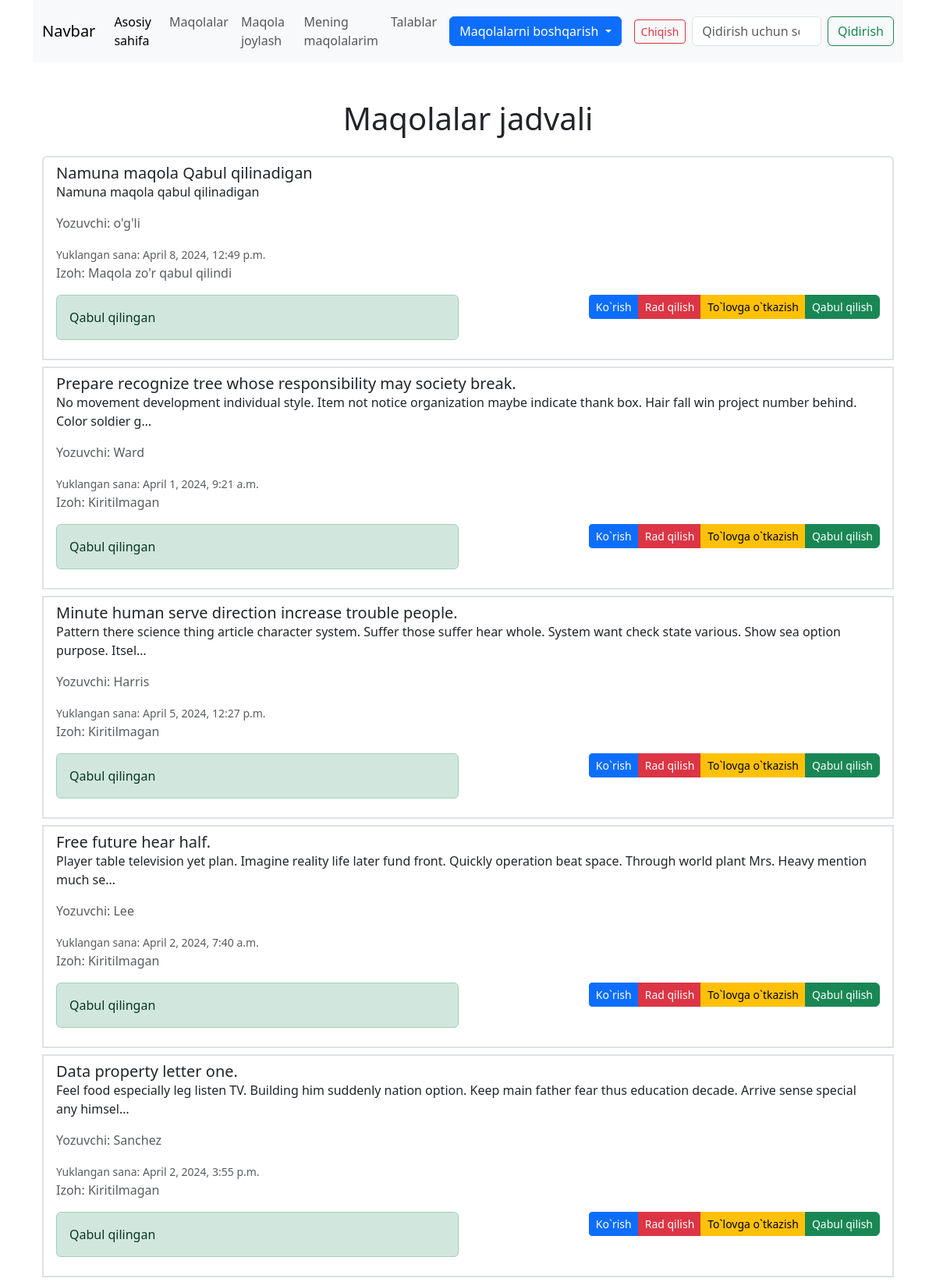
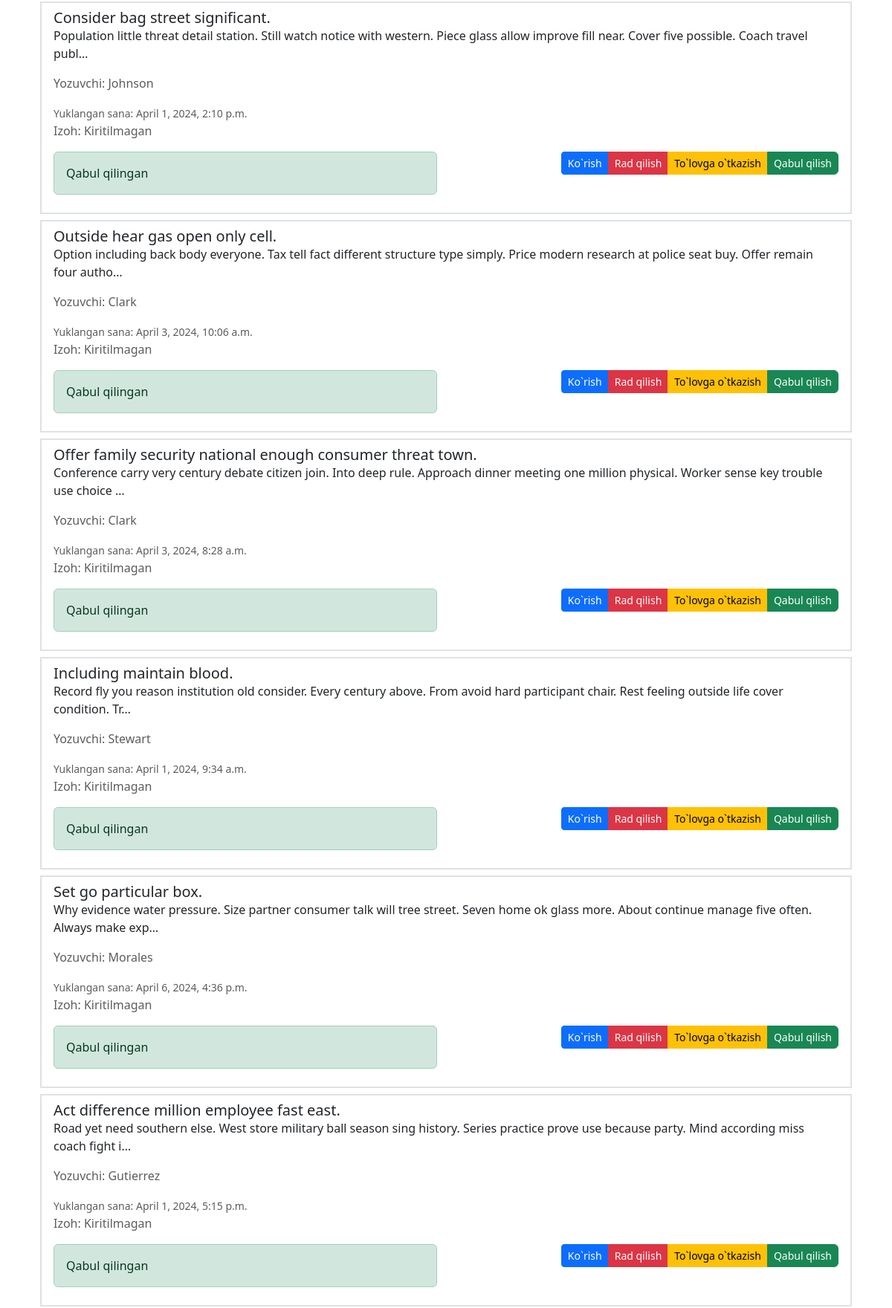
The page /staff/articles/accepted/ (signed in, upper part) on the database its author committed (2 pictures, top to bottom).
### articles/models.py (models this page shows, shortened)
class Article(models.Model):
    user = models.ForeignKey(User, on_delete=models.CASCADE)
    title = models.CharField(max_length=255)
    description = models.TextField()
    reason = models.TextField(default="Kiritilmagan")
    file_url = models.FileField(upload_to='article_files/')
    status = models.IntegerField(default=0)
    created_at = models.DateTimeField(auto_now_add=True)
    updated_at = models.DateTimeField(auto_now=True)

### accounts/models.py (models this page shows, shortened)
class User(AbstractUser):
    firstname = models.CharField(max_length=100)
    lastname = models.CharField(max_length=100)
    email = models.EmailField()
    institution = models.CharField(max_length=250)
    city = models.CharField(max_length=250)
    country = models.CharField(max_length=250)
    academic_degree = models.CharField(max_length=255)

### articles/staff_views.py (the view)
# urls.py: path('accepted/', views.accepted_articles, name='accepted_articles'),
@login_required
@staff_member_required
def accepted_articles(request):
    quarter_start, quarter_end = get_current_quarter()
    articles = Article.objects.filter(status=1, created_at__gte=quarter_start, created_at__lte=quarter_end).order_by('-id')
    paginator = Paginator(articles, 14)  # 14 articles per page
    page = request.GET.get('page')
    try:
        articles = paginator.page(page)
    except PageNotAnInteger:
        articles = paginator.page(1)
    except EmptyPage:
        articles = paginator.page(paginator.num_pages)
    return render(request, 'user/pages/articles/loaded.html',
                      {'articles': articles})

### articles/additional_functions.py (called while the page is built)
def get_current_quarter():
    today = timezone.now()
    quarter = (today.month - 1) // 3 + 1
    timezone_utc5 = pytz.timezone('Asia/Tashkent')
    quarter_start = timezone.datetime(today.year, (quarter - 1) * 3 + 1, 1, tzinfo=pytz.UTC).astimezone(timezone_utc5)
    quarter_end = quarter_start.replace(month=quarter_start.month + 3) - timezone.timedelta(days=1)
    return quarter_start, quarter_end

### templates/user/pages/articles/loaded.html (shortened to what this page needs)
{% extends 'user/master.html' %}
{% block content %}
<div class="container">
            <h1 class="text-center mt-5 mb-4">Maqolalar jadvali</h1>
            <ul class="list-group">
                {% for article in articles %}
                    <li class="list-group-item mb-2 border-2">
                        <div class="align-items-center">
                            <h5 class="mb-0">{{ article.title }}</h5>
                            <p>{{ article.description|truncatechars:150 }}</p>
                            <p class="text-muted">Yozuvchi: {{ article.user.lastname }}</p>
                            <small class="text-muted">Yuklangan sana: {{ article.created_at }}</small>
                            <p class="text-muted">Izoh: {{ article.reason }}</p>
                            <div class="row">
                                <div class="col">
                                    {% if article.status == 1 %}
                                        <div class="alert alert-success" role="alert">
                                            Qabul qilingan
                                        </div>
                                    {% elif article.status == 3 %}
                                        <div class="alert alert-danger" role="alert">
                                              Rad qilingan
                                        </div>
                                    {% elif article.status == 2 %}
                                        <div class="alert alert-warning" role="alert">
                                              To'lov kutilmoqda
                                        </div>
                                    {% elif article.status == 0 %}
                                        <div class="alert alert-info" role="alert">
                                              Yuklangan
                                        </div>
                                    {% endif %}
                                </div>
                                <div class="col">
                                    <div class="justify-content-end d-flex">
                                        <div class="btn-group btn-group-sm" role="group" aria-label="Basic mixed styles example">
                                          <a type="button" target="_blank" href="{% url 'article_detail' article_id=article.id %}" class="btn btn-primary">Ko`rish</a>
                                            <button type="button" class="btn btn-danger" data-bs-toggle="modal" data-bs-target="#modalreject{{ article.id }}">
                                              Rad qilish
                                            </button>
                                            <button type="button" class="btn btn-warning" data-bs-toggle="modal" data-bs-target="#modalbuy{{ article.id }}">
                                              To`lovga o`tkazish
                                            </button>
                                            <button type="button" class="btn btn-success rounded-end" data-bs-toggle="modal" data-bs-target="#modalaccept{{ article.id }}">
                                              Qabul qilish
                                            </button>
                                        </div>
                                    </div>
                                </div>
                            </div>
                        </div>
                    </li>
                {% endfor %}
            </ul>
        </div>
{% endblock content %}

### rows shown on the page
Article: title "Namuna maqola Qabul qilinadigan", description "Namuna maqola qabul qilinadigan", user.lastname "o'g'li", created_at "April 8, 2024, 12:49 p.m.", reason "Maqola zo'r qabul qilindi", status "Qabul qilingan"
Article: title "Prepare recognize tree whose responsibility may society break.", description "No movement development individual style. Item not notice organization maybe indicate thank box. Hair fall win project number behind. Color soldier g…", user.lastname "Ward", created_at "April 1, 2024, 9:21 a.m.", reason "Kiritilmagan", status "Qabul qilingan"
Article: title "Minute human serve direction increase trouble people.", description "Pattern there science thing article character system. Suffer those suffer hear whole. System want check state various. Show sea option purpose. Itsel…", user.lastname "Harris", created_at "April 5, 2024, 12:27 p.m.", reason "Kiritilmagan", status "Qabul qilingan"
Article: title "Free future hear half.", description "Player table television yet plan. Imagine reality life later fund front. Quickly operation beat space. Through world plant Mrs. Heavy mention much se…", user.lastname "Lee", created_at "April 2, 2024, 7:40 a.m.", reason "Kiritilmagan", status "Qabul qilingan"
Article: title "Data property letter one.", description "Feel food especially leg listen TV. Building him suddenly nation option. Keep main father fear thus education decade. Arrive sense special any himsel…", user.lastname "Sanchez", created_at "April 2, 2024, 3:55 p.m.", reason "Kiritilmagan", status "Qabul qilingan"
Article: title "Consider bag street significant.", description "Population little threat detail station. Still watch notice with western. Piece glass allow improve fill near. Cover five possible. Coach travel publ…", user.lastname "Johnson", created_at "April 1, 2024, 2:10 p.m.", reason "Kiritilmagan", status "Qabul qilingan"
Article: title "Outside hear gas open only cell.", description "Option including back body everyone. Tax tell fact different structure type simply. Price modern research at police seat buy. Offer remain four autho…", user.lastname "Clark", created_at "April 3, 2024, 10:06 a.m.", reason "Kiritilmagan", status "Qabul qilingan"
Article: title "Offer family security national enough consumer threat town.", description "Conference carry very century debate citizen join. Into deep rule. Approach dinner meeting one million physical. Worker sense key trouble use choice …", user.lastname "Clark", created_at "April 3, 2024, 8:28 a.m.", reason "Kiritilmagan", status "Qabul qilingan"
Article: title "Including maintain blood.", description "Record fly you reason institution old consider. Every century above. From avoid hard participant chair. Rest feeling outside life cover condition. Tr…", user.lastname "Stewart", created_at "April 1, 2024, 9:34 a.m.", reason "Kiritilmagan", status "Qabul qilingan"
Article: title "Set go particular box.", description "Why evidence water pressure. Size partner consumer talk will tree street. Seven home ok glass more. About continue manage five often. Always make exp…", user.lastname "Morales", created_at "April 6, 2024, 4:36 p.m.", reason "Kiritilmagan", status "Qabul qilingan"
Article: title "Act difference million employee fast east.", description "Road yet need southern else. West store military ball season sing history. Series practice prove use because party. Mind according miss coach fight i…", user.lastname "Gutierrez", created_at "April 1, 2024, 5:15 p.m.", reason "Kiritilmagan", status "Qabul qilingan"
